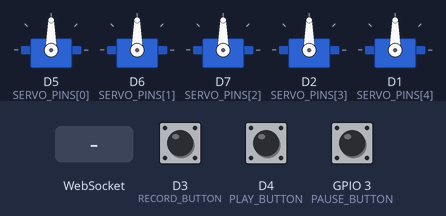
Simulated run of this sketch. Board: ESP8266 (NodeMCU). On the bench: 5 × servo. The test bench sets the inputs (shaded band); at power-on: D3 (RECORD_BUTTON) LOW, D4 (PLAY_BUTTON) LOW, GPIO 3 (PAUSE_BUTTON) LOW. WiFi joins after 1.5 s; servers stay silent unless stated; what the sketch prints to the serial monitor is not drawn.

Above: at 2.7 s.
2.8 s: D3 (RECORD_BUTTON) pulled HIGH for 0.15 s
4.4 s: D4 (PLAY_BUTTON) pulled HIGH for 0.15 s
At 4.69 s:
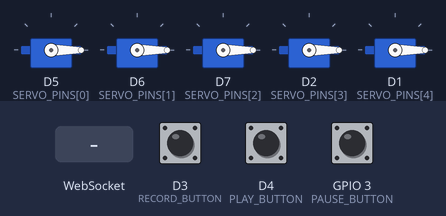
7.4 s: WebSocket text "1" received
10.4 s: GPIO 3 (PAUSE_BUTTON) pulled HIGH for 3.2 s
15.1 s: D3 (RECORD_BUTTON) driven HIGH and D4 (PLAY_BUTTON) driven HIGH
18.1 s: D4 (PLAY_BUTTON) pulsed LOW 2 times (0.12 s each, 0.3 s apart)
At 19.4 s:
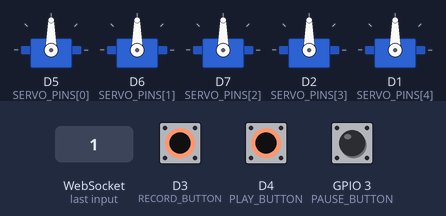
Timing chart, 0 to 21.1 s (numbered marks = the images above; inputs shaded):
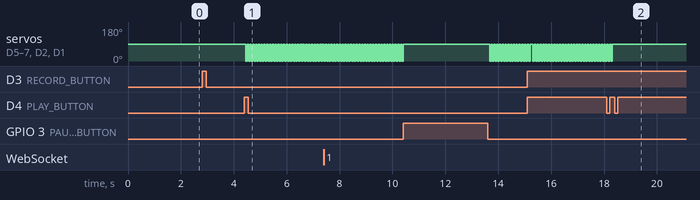

The sketch:

Abdo.ino
```cpp
/*
   Slave ESP8266
   Receives angles from master and moves servos.

   Master sends JSON like:
   {"a":[a0,a1,a2,a3,a4]}


*/


#include <Arduino.h>
#include <ESP8266WiFi.h>
#include <WebSocketsServer.h>
#include <ArduinoJson.h>
#include <Servo.h>

#define RECORD_BUTTON D3
#define PLAY_BUTTON D4
#define PAUSE_BUTTON D9
#define Acs712 A0
#define buzz D12

// WiFi hotspot info
const char* SSID = "Infinix HOT 60 Pro+";
const char* PASS = "jojojojo";

// same port used by master
const int WS_PORT = 81;

// Servo pin connections
// I wired them in this order
const int NUM_SERVOS    = 5;
const int SERVO_PINS[NUM_SERVOS] = { D5, D6, D7, D2, D1 };


// servo objects
Servo servos[NUM_SERVOS];

// current and target angles
float currentAngle[NUM_SERVOS];
float targetAngle[NUM_SERVOS];

// WebSocket server
WebSocketsServer wsServer(WS_PORT);

// keeps values between limits
float clampf(float value, float low, float high) {
    return value < low ? low : (value > high ? high : value);
}

//play mode button

unsigned long lastDebounceTime = 0;
const unsigned long debounceDelay = 50;

bool lastRecordState = LOW;
bool lastPlayState = LOW;
bool lastCombinedState = LOW;

const int MAX_STEPS = 100;
float servoPositions[MAX_STEPS][5];
int arrayPointer = 0;


bool isPlaying = false;
int playIndex = 0;

bool stepdone=false;
/*
 // = - - - - - - - - - - - - =   ---> Sensor Variables
float zeroCurrent = 2.5;
float sensitivity = 0.100;

unsigned long overCurrentStartTime =0;
// = - - - - - - - - - - - - =


*/


// handles WebSocket events
void onWsEvent(uint8_t clientNum, WStype_t type,
               uint8_t* payload, size_t length)
{
    switch (type) {

        // when master connects
        case WStype_CONNECTED: {
            IPAddress ip = wsServer.remoteIP(clientNum);
            Serial.printf("Client connected from %s\n",
                          ip.toString().c_str());

            // send ready message
            wsServer.sendTXT(clientNum,
                             "{\"status\":\"slave_ready\"}");
            break;
        }

        // when master disconnects
        case WStype_DISCONNECTED:

          Serial.println("Master disconnected");

          for (int i = 0; i < NUM_SERVOS; i++) {

              targetAngle[i] = 90;

          }

          break;


        // when angles are received
        case WStype_TEXT: {

            StaticJsonDocument<192> doc;

            // read JSON data
            DeserializationError err =
                deserializeJson(doc, payload, length);

            if (err) {
                Serial.println("JSON parse error");
                break;
            }

            // check if array exists
            if (!doc.containsKey("a") ||
                !doc["a"].is<JsonArray>()) {

                Serial.println("Invalid data");
                break;
            }

            JsonArray arr =
                doc["a"].as<JsonArray>();

            // check correct number of angles
            if (arr.size() < NUM_SERVOS) {

                Serial.println("Not enough values");
                break;
            }

            // update target angles
            Serial.print("Targets: ");

            for (int i = 0; i < NUM_SERVOS; i++) {

                float angle =
                    (float)arr[i].as<int>();

                targetAngle[i] =
                    clampf(angle, 0.0f, 180.0f);

                Serial.printf("[%d]=%.0f ",
                              i, targetAngle[i]);
            }

            Serial.println();
            break;
        }

        default:
            break;
    }
}


void moveServos() {

    for (int i = 0; i < NUM_SERVOS; i++) {

        if (fabs(currentAngle[i] - targetAngle[i]) > 0.5f) {

            currentAngle[i] = targetAngle[i];

            servos[i].write((int)currentAngle[i]);

        }

    }

}

// Clearing the date after push the both buttons

void clearMemory() {
  arrayPointer = 0;
  isPlaying = false;
  playIndex = 0;
  Serial.println("Reseted .");
}


// Read the Angles From Servos in currentAngles

void storeCurrentStep() {
  if (arrayPointer < MAX_STEPS) {
    for (int i = 0; i < 5; i++) {
      servoPositions[arrayPointer][i] = currentAngle[i];
    }
    arrayPointer++;
    Serial.print("Sotred : "); Serial.println(arrayPointer);
  } else {
    Serial.println("Sorry but no memory to store");
  }
}

// For play the data stored
void startPlayback() {
  if (arrayPointer > 0) {
    isPlaying = true;
    playIndex = 0;
    Serial.println("Playing");
  } else {
    Serial.println("No stored data");
  }
}


bool checkPauseSignal() {
    if (digitalRead(PAUSE_BUTTON) == HIGH) {
        return true; // The button is pressed
    }
    return false; // Not pressed
}

void playmode() {
  bool stop = false;

  int playindex = 0;

  do {


    for (int i = 0; i < NUM_SERVOS; i++) {
      float target = servoPositions[playindex][i];

      if (fabs(currentAngle[i] - target) > 0.5f) {
        currentAngle[i] = target;
        servos[i].write((int)currentAngle[i]);

      }


    }
      playindex++;
   if (checkPauseSignal()) {
        stop = true;

    }

    // Exit condition if we reach the end of recorded steps
    if (playindex > arrayPointer) {
      stop = true;
    }
      delay(50);

  } while (!stop); // Now the do-while knows when to stop
}


// runs once
void setup() {

    Serial.begin(115200);

    Serial.println("Slave starting");

     pinMode(RECORD_BUTTON, INPUT);
  pinMode(PLAY_BUTTON, INPUT);
   pinMode(PAUSE_BUTTON, INPUT);
  pinMode(Acs712, INPUT);
  pinMode(buzz,OUTPUT);
    // attach servos and center them
    for (int i = 0; i < NUM_SERVOS; i++) {

        servos[i].attach(SERVO_PINS[i]);

        currentAngle[i] = 90.0f;
        targetAngle[i]  = 90.0f;

        servos[i].write(90);
    }

    Serial.println("Servos ready");


    // connect to WiFi
    Serial.printf("Connecting to %s ",
                  SSID);

    WiFi.mode(WIFI_STA);

    // static IP setup
    IPAddress staticIP(10, 94, 114, 100);
    IPAddress gateway(10, 94, 114, 192);
    IPAddress subnet(255, 255, 255, 0);

    WiFi.config(staticIP, gateway, subnet);

    WiFi.begin(SSID, PASS);


    int attempts = 0;

    // wait until connected
    while (WiFi.status() != WL_CONNECTED) {

        delay(500);
        Serial.print(".");

        attempts++;

        if (attempts > 40) {

            Serial.println("WiFi failed");
            delay(2000);
            ESP.restart();
        }
    }

    Serial.println();
    Serial.print("Connected IP: ");
    Serial.println(WiFi.localIP());


    // start WebSocket server
    wsServer.begin();
    wsServer.onEvent(onWsEvent);

    Serial.println("Server ready");
}


// main loop
void loop() {

   if (WiFi.status() != WL_CONNECTED) {
    WiFi.reconnect();
    // wait a moment then restart WS server
    delay(500);
    wsServer.begin();
   }

    // keep WebSocket running
    wsServer.loop();

    moveServos();

    bool recordState = digitalRead(RECORD_BUTTON);
  bool playState = digitalRead(PLAY_BUTTON);
  bool pauseState = digitalRead(PAUSE_BUTTON);
  //Clear data
  if (recordState == HIGH && playState == HIGH && lastCombinedState == LOW) {
    clearMemory();
    lastCombinedState = HIGH;
  } else if (recordState == LOW || playState == LOW) {
    lastCombinedState = LOW;
  }

  // Store Date
  if (recordState == HIGH && lastRecordState == LOW && (millis() - lastDebounceTime) > debounceDelay) {
    lastDebounceTime = millis();
    storeCurrentStep();
  }
  lastRecordState = recordState;

  // Play mode
  if (playState == HIGH && lastPlayState == LOW && (millis() - lastDebounceTime) > debounceDelay) {
    lastDebounceTime = millis();
    startPlayback();
  }
if (isPlaying== HIGH ){

    playmode();
}


  // ACS Sensor
/*
  float currentAmps = readCurrent();
  if (currentAmps > 3.0) {
    if (overCurrentStartTime == 0) overCurrentStartTime = millis();
    else if (millis() - overCurrentStartTime > 500) digitalWrite(buzz, HIGH);
  }
  else {
    overCurrentStartTime = 0;
    digitalWrite(buzz, LOW);
  }
*/


   delay(5);
}
```

Measured:
- after the input at 2.8 s, every drawn part: stays the same
- after the input at 4.4 s, servo on D5 (SERVO_PINS[0]), servo on D6 (SERVO_PINS[1]), servo on D7 (SERVO_PINS[2]), servo on D2 (SERVO_PINS[3]), servo on D1 (SERVO_PINS[4]): alternates 90° for 0.05 s and 0° for 0.06 s, starting after 0.05 s
- after the input at 18.1 s, servo on D5 (SERVO_PINS[0]), servo on D6 (SERVO_PINS[1]), servo on D7 (SERVO_PINS[2]), servo on D2 (SERVO_PINS[3]), servo on D1 (SERVO_PINS[4]): goes on until 18.3 s, then stays 90°
